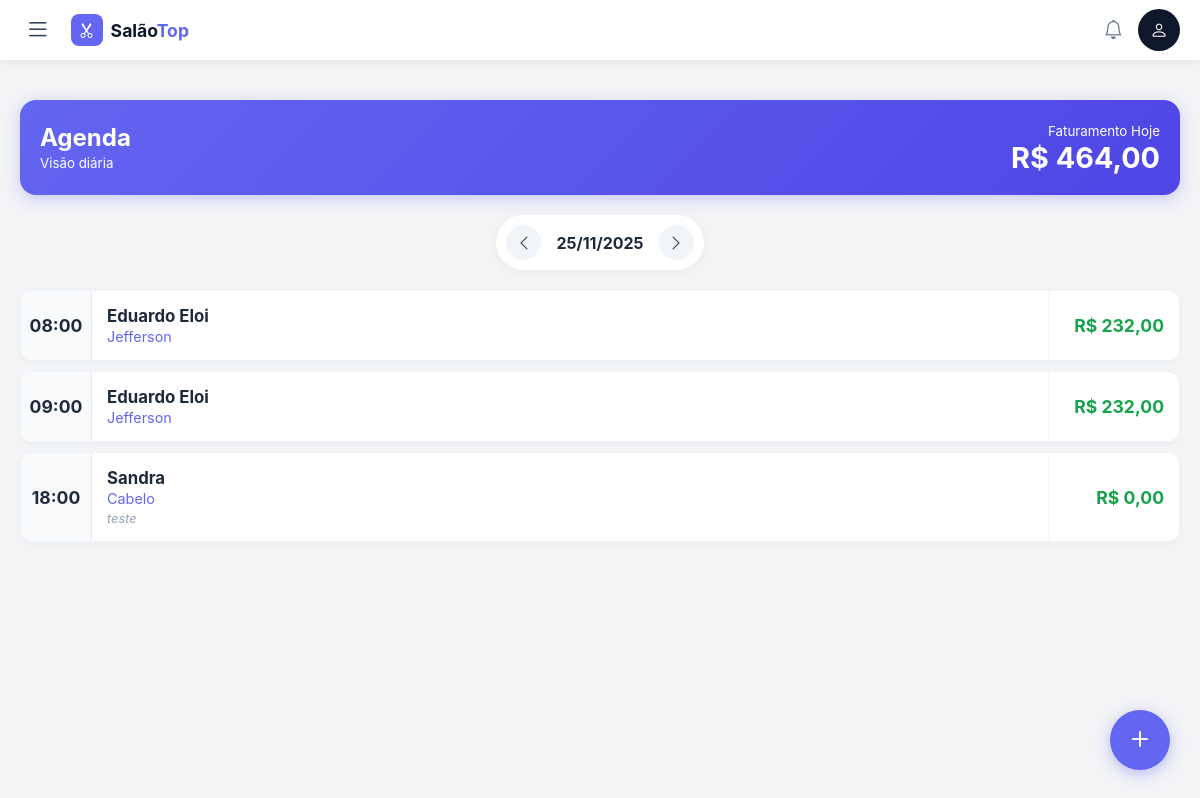
Screenshot of /pages/agenda/agenda.php (signed in) with the database file from the repository.
### tables this page shows
CREATE TABLE agendamentos (
        id INTEGER PRIMARY KEY AUTOINCREMENT,
        user_id INTEGER NOT NULL,
        cliente_nome TEXT NOT NULL,
        servico TEXT NOT NULL,
        data_agendamento DATE NOT NULL,
        horario TIME NOT NULL,
        status TEXT DEFAULT 'Pendente',
        observacoes TEXT,
        criado_em DATETIME DEFAULT CURRENT_TIMESTAMP
    , cliente_cpf TEXT, cliente_id INTEGER, valor REAL DEFAULT 0);

### pages/agenda/agenda.php (the view, shortened to what this page needs)
<?php
include '../../includes/header.php';
include '../../includes/menu.php';
include '../../includes/db.php';
$userId = $_SESSION['user_id'];
$dataExibida = $_GET['data'] ?? date('Y-m-d');
$dataAnt = date('Y-m-d', strtotime($dataExibida . ' -1 day'));
$dataPro = date('Y-m-d', strtotime($dataExibida . ' +1 day'));
$stmt = $pdo->prepare("SELECT * FROM agendamentos WHERE user_id = ? AND data_agendamento = ? ORDER BY horario ASC");
$stmt->execute([$userId, $dataExibida]);
$agendamentos = $stmt->fetchAll();
$faturamentoDia = 0;
foreach($agendamentos as $ag) {
    $valorServico = $ag['valor'];
    $stmtValor = $pdo->prepare("SELECT preco FROM servicos WHERE nome = ? AND user_id = ? LIMIT 1");
    $stmtValor->execute([$ag['servico'], $userId]);
    $precoAtual = $stmtValor->fetchColumn();
    if($precoAtual !== false) $valorServico = $precoAtual;
    $faturamentoDia += $valorServico;
}
?>
<main class="main-content">
    <div class="agenda-header">
        <div>
            <h2 style="margin:0;">Agenda</h2>
            <small>Visão diária</small>
        </div>
        <div style="text-align:right;">
            <small>Faturamento Hoje</small>
            <div class="total-val">R$ <?php echo number_format($faturamentoDia, 2, ',', '.'); ?></div>
        </div>
    </div>
    <div class="nav-box">
        <a href="?data=<?php echo $dataAnt; ?>" class="btn-nav"><i class="bi bi-chevron-left"></i></a>
        <div style="text-align:center;">
            <strong><?php echo date('d/m/Y', strtotime($dataExibida)); ?></strong>
        </div>
        <a href="?data=<?php echo $dataPro; ?>" class="btn-nav"><i class="bi bi-chevron-right"></i></a>
    </div>
    <div class="timeline">
        <?php foreach($agendamentos as $ag): ?>
        <?php
            $valorServico = $ag['valor'];
            $stmtValor = $pdo->prepare("SELECT preco FROM servicos WHERE nome = ? AND user_id = ? LIMIT 1");
            $stmtValor->execute([$ag['servico'], $userId]);
            $precoAtual = $stmtValor->fetchColumn();
            if($precoAtual !== false) $valorServico = $precoAtual;
        ?>
        <div class="event-card agendamento-card" data-id="<?php echo $ag['id']; ?>" data-status="<?php echo $ag['status']; ?>">
            <div class="time-col"><?php echo date('H:i', strtotime($ag['horario'])); ?></div>
            <div class="info-col">
                <div style="font-weight:700; font-size:1.05rem; "><?php echo htmlspecialchars($ag['cliente_nome']); ?></div>
                <div style="color:#6366f1; font-size:0.9rem; margin-top:2px; "><?php echo htmlspecialchars($ag['servico']); ?></div>
                <?php if($ag['observacoes']): ?>
                    <div style="font-size:0.8rem; color:#94a3b8; margin-top:4px;"><i><?php echo htmlspecialchars($ag['observacoes']); ?></i></div>
                <?php endif; ?>
            </div>
            <div class="action-col">
                <span class="valor-txt">R$ <?php echo number_format($valorServico, 2, ',', '.'); ?></span>
            </div>
        </div>
        <?php endforeach; ?>
    </div>
</main>
<button class="fab" onclick="document.getElementById('modalAdd').classList.add('active')">
    <i class="bi bi-plus"></i>
</button>

### includes/header.php (style rules this page uses)
:root { --primary: #6366f1; --primary-hover: #4f46e5; --bg-body: #f1f5f9; --text-dark: #1e293b; --text-gray: #64748b; --white: #ffffff; --danger: #ef4444; --success: #22c55e; --radius: 16px; --shadow: 0 4px 6px -1px rgba(0, 0, 0, 0.05), 0 2px 4px -1px rgba(0, 0, 0, 0.03); }
body { margin: 0; padding: 0; font-family: 'Inter', sans-serif; background-color: var(--bg-body); color: var(--text-dark); -webkit-font-smoothing: antialiased; }
.main-content { max-width: 1200px; margin: 0 auto; padding: 20px; padding-top: 30px; }

### includes/menu.php (style rules this page uses)
:root { --app-primary: #6366f1; --app-dark: #0f172a; --app-bg: #f3f4f6; --app-text: #334155; --app-hover: rgba(255, 255, 255, 0.1); --sidebar-width: 280px; }
body { margin: 0; font-family: 'Inter', sans-serif; background-color: var(--app-bg); padding-top: 70px; }

### pages/agenda/agenda.php (style rules this page uses)
.agenda-header { background: linear-gradient(135deg, #6366f1, #4f46e5); color: white; padding: 20px; border-radius: 16px; margin-bottom: 20px; display: flex; justify-content: space-between; align-items: center; box-shadow: 0 4px 15px rgba(99,102,241,0.3); }
.total-val { font-size: 1.8rem; font-weight: 700; }
.nav-box { display: flex; justify-content: center; align-items: center; gap: 15px; margin-bottom: 20px; background: white; padding: 10px; border-radius: 50px; width: fit-content; margin-inline: auto; box-shadow: 0 2px 10px rgba(0,0,0,0.05); }
.btn-nav { width: 35px; height: 35px; border-radius: 50%; background: #f1f5f9; border:none; display:flex; align-items:center; justify-content:center; color:#333; text-decoration:none; }
.event-card { background: white; border-radius: 12px; margin-bottom: 10px; display: flex; border: 1px solid #f1f5f9; overflow: hidden; box-shadow: 0 2px 5px rgba(0,0,0,0.03); }
.time-col { background: #f8fafc; width: 70px; display: flex; align-items: center; justify-content: center; font-weight: 700; font-size: 1.1rem; border-right: 1px solid #e2e8f0; }
.info-col { flex: 1; padding: 15px; }
.action-col { padding: 15px; display: flex; flex-direction: column; align-items: flex-end; justify-content: center; gap: 5px; border-left: 1px solid #f1f5f9; min-width: 100px; }
.valor-txt { color: #16a34a; font-weight: 700; font-size: 1.1rem; }
.fab { position: fixed; bottom: 30px; right: 30px; width: 60px; height: 60px; background: #6366f1; color: white; border-radius: 50%; border: none; font-size: 2rem; box-shadow: 0 4px 15px rgba(99,102,241,0.4); cursor: pointer; }

### rows the page displays
agendamentos: horario "08:00", cliente_nome "Eduardo Eloi", servico "Jefferson", valorServico "232,00"
agendamentos: horario "09:00", cliente_nome "Eduardo Eloi", servico "Jefferson", valorServico "232,00"
agendamentos: horario "18:00", cliente_nome "Sandra", servico "Cabelo", observacoes "teste", valor "0,00"

### other values shown
$faturamentoDia "464,00"
